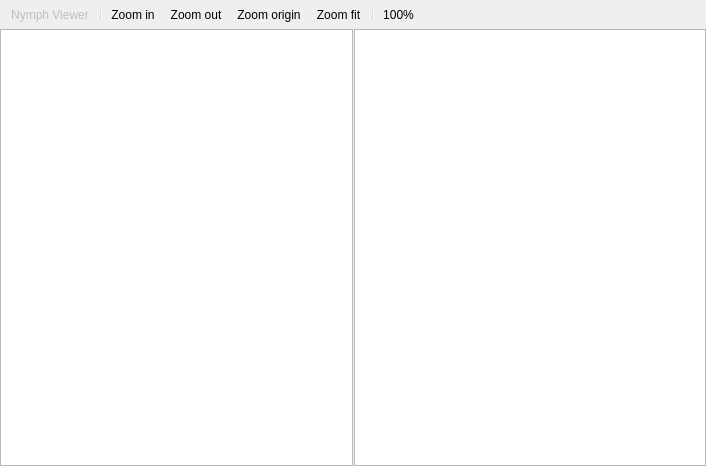
<?xml version="1.0" encoding="UTF-8"?>
<ui version="4.0">
 <class>NymphViewer</class>
 <widget class="QWidget" name="NymphViewer">
  <property name="geometry">
   <rect>
    <x>0</x>
    <y>0</y>
    <width>706</width>
    <height>466</height>
   </rect>
  </property>
  <property name="windowTitle">
   <string>Form</string>
  </property>
  <layout class="QVBoxLayout" name="verticalLayout">
   <property name="spacing">
    <number>0</number>
   </property>
   <property name="leftMargin">
    <number>0</number>
   </property>
   <property name="topMargin">
    <number>0</number>
   </property>
   <property name="rightMargin">
    <number>0</number>
   </property>
   <property name="bottomMargin">
    <number>0</number>
   </property>
   <item>
    <widget class="QToolBar" name="toolbar">
     <property name="iconSize">
      <size>
       <width>16</width>
       <height>16</height>
      </size>
     </property>
     <addaction name="action_viewer_name"/>
     <addaction name="separator"/>
     <addaction name="action_zoom_in"/>
     <addaction name="action_zoom_out"/>
     <addaction name="action_zoom_origin"/>
     <addaction name="action_zoom_fit"/>
     <addaction name="separator"/>
     <addaction name="action_scale"/>
    </widget>
   </item>
   <item>
    <layout class="QHBoxLayout" name="horizontalLayout">
     <property name="spacing">
      <number>1</number>
     </property>
     <item>
      <widget class="NymphSingleViewer" name="sourceView">
       <property name="acceptDrops">
        <bool>false</bool>
       </property>
       <property name="backgroundBrush">
        <brush brushstyle="SolidPattern">
         <color alpha="255">
          <red>100</red>
          <green>100</green>
          <blue>100</blue>
         </color>
        </brush>
       </property>
      </widget>
     </item>
     <item>
      <widget class="NymphSingleViewer" name="resultView">
       <property name="backgroundBrush">
        <brush brushstyle="SolidPattern">
         <color alpha="255">
          <red>100</red>
          <green>100</green>
          <blue>100</blue>
         </color>
        </brush>
       </property>
      </widget>
     </item>
    </layout>
   </item>
  </layout>
  <action name="action_zoom_in">
   <property name="icon">
    <iconset resource="mainwindow.qrc">
     <normaloff>:/Resources/icons/gtk-zoom-in.png</normaloff>:/Resources/icons/gtk-zoom-in.png</iconset>
   </property>
   <property name="text">
    <string>Zoom &amp;in</string>
   </property>
  </action>
  <action name="action_zoom_out">
   <property name="icon">
    <iconset resource="mainwindow.qrc">
     <normaloff>:/Resources/icons/gtk-zoom-out.png</normaloff>:/Resources/icons/gtk-zoom-out.png</iconset>
   </property>
   <property name="text">
    <string>Zoom &amp;out</string>
   </property>
  </action>
  <action name="action_zoom_origin">
   <property name="icon">
    <iconset resource="mainwindow.qrc">
     <normaloff>:/Resources/icons/gtk-zoom-100.png</normaloff>:/Resources/icons/gtk-zoom-100.png</iconset>
   </property>
   <property name="text">
    <string>Zoom &amp;origin</string>
   </property>
  </action>
  <action name="action_zoom_fit">
   <property name="icon">
    <iconset resource="mainwindow.qrc">
     <normaloff>:/Resources/icons/gtk-zoom-fit.png</normaloff>:/Resources/icons/gtk-zoom-fit.png</iconset>
   </property>
   <property name="text">
    <string>Zoom &amp;fit</string>
   </property>
  </action>
  <action name="action_scale">
   <property name="enabled">
    <bool>true</bool>
   </property>
   <property name="text">
    <string>100%</string>
   </property>
   <property name="toolTip">
    <string>Current scale</string>
   </property>
  </action>
  <action name="action_viewer_name">
   <property name="enabled">
    <bool>false</bool>
   </property>
   <property name="text">
    <string>Nymph Viewer</string>
   </property>
   <property name="toolTip">
    <string>Nymph Viewer</string>
   </property>
  </action>
 </widget>
 <customwidgets>
  <customwidget>
   <class>NymphSingleViewer</class>
   <extends>QGraphicsView</extends>
   <header>nymphsingleviewer.h</header>
  </customwidget>
 </customwidgets>
 <resources>
  <include location="mainwindow.qrc"/>
 </resources>
 <connections/>
</ui>
